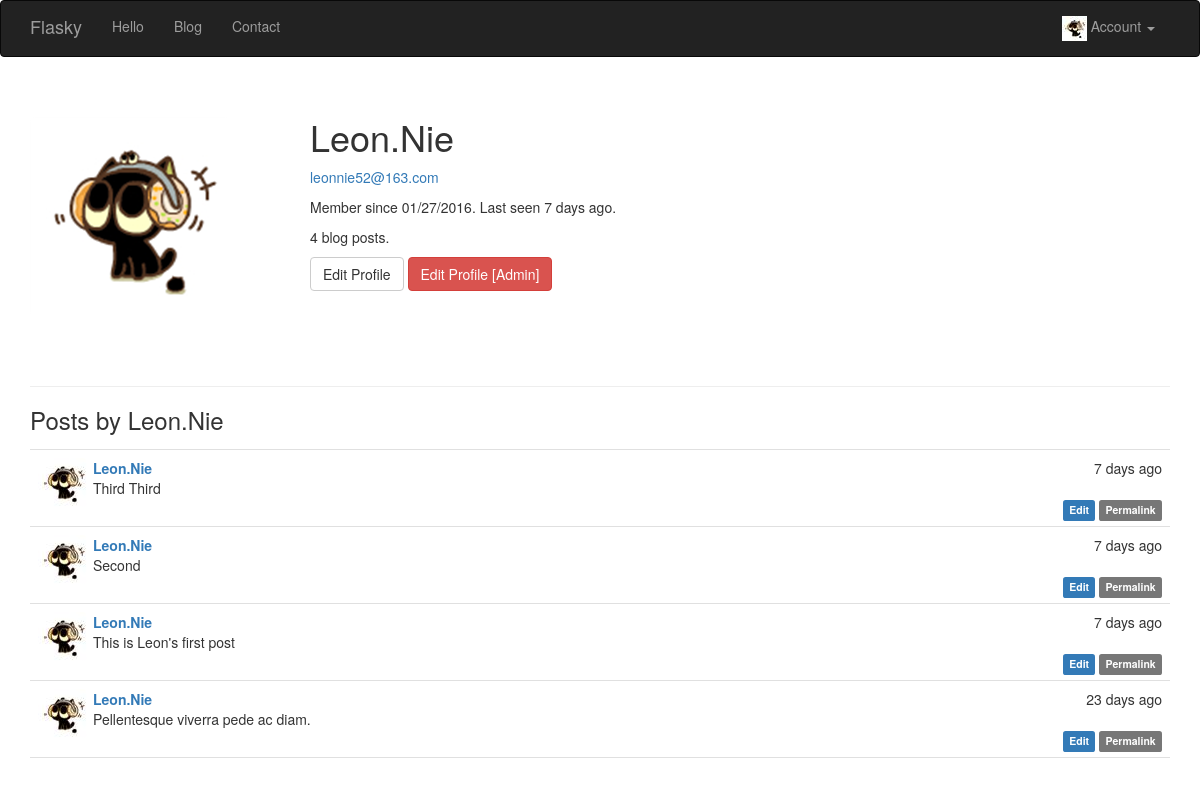
The page /user/Leon.Nie (signed in) on the database as committed earlier.
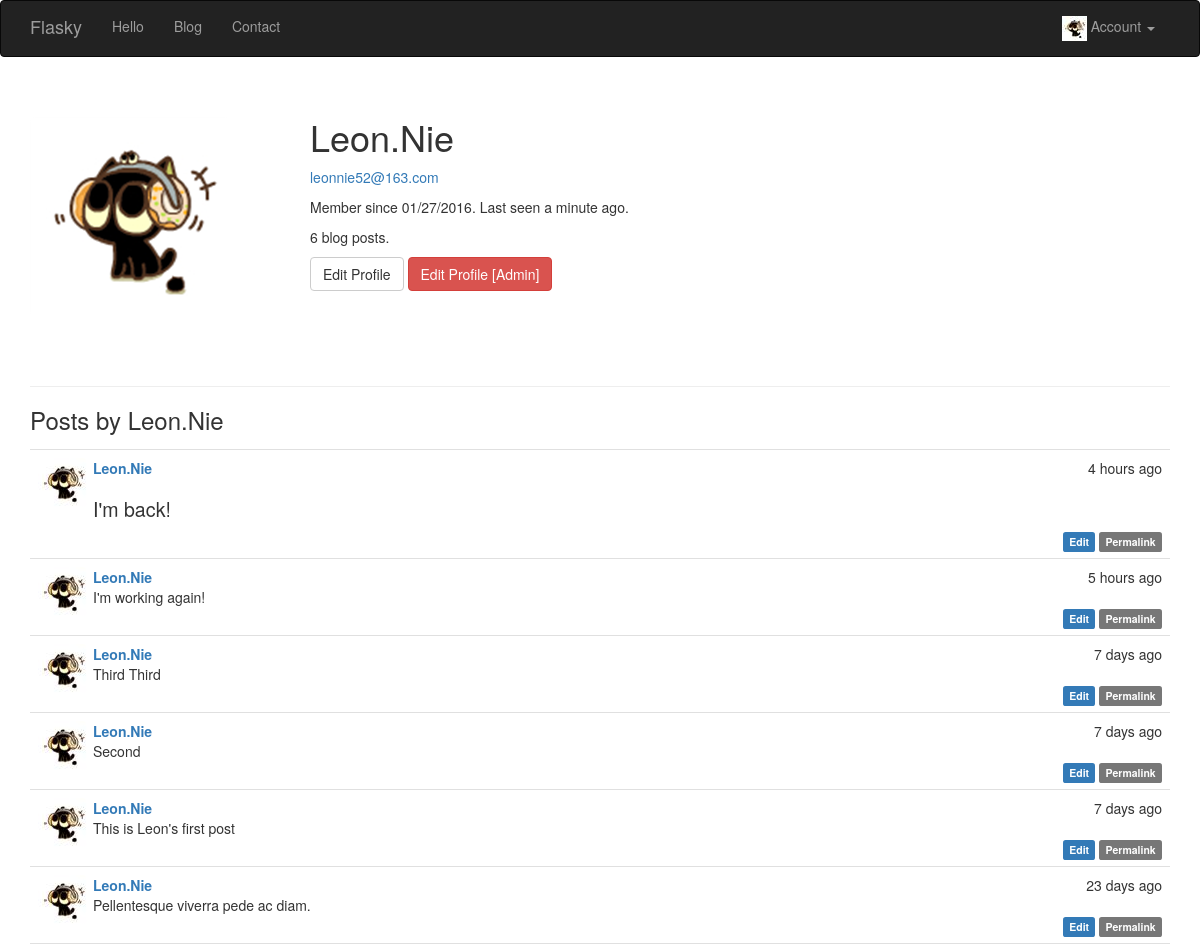
The same page on the database as committed later.
### app/models.py (models this page shows, shortened)
class User(UserMixin, db.Model):
    __tablename__ = 'users'
    id = db.Column(db.Integer, primary_key=True)
    email = db.Column(db.String(64), unique=True, index=True)
    username = db.Column(db.String(64), unique=True, index=True)
    role_id = db.Column(db.Integer, db.ForeignKey('roles.id'))
    password_hash = db.Column(db.String(128))
    confirmed = db.Column(db.BOOLEAN, default=False)
    name = db.Column(db.String(64))
    location = db.Column(db.String(64))
    about_me = db.Column(db.Text())
    Ico = db.Column(db.Integer, default='2')
    member_since = db.Column(db.DateTime(), default=datetime.utcnow)  # 注册时间，db.Column()参数可以接受函数为参数
    last_seen = db.Column(db.DateTime, default=datetime.utcnow)  # 最后登录时间
    posts = db.relationship('Post', backref='author', lazy='dynamic')
    @property
    def password(self):
        raise AttributeError('Password is not a readable attribute')
    def can(self, permissions):
        return self.role.permissions is not None and (self.role.permissions & permissions) == permissions
    def is_administrator(self):
        return self.can(Permission.ADMINISTER)
    def ping(self):
        self.last_seen = datetime.utcnow()
        db.session.add(self)
    def IDIco(self, size='big'):
        if self.Ico is not None:
            if size == "mid":
                url = '../static/avatar/' + str(self.Ico) + '_mid.jpg'
            elif size == "li":
                url = '../static/avatar/' + str(self.Ico) + '_li.jpg'
            else:
                url = '../static/avatar/' + str(self.Ico) + '.jpg'
            return url

class Post(db.Model):
    __tablename__ = 'posts'
    id = db.Column(db.Integer, primary_key=True)
    body = db.Column(db.Text)
    body_html = db.Column(db.Text)
    timestamp = db.Column(db.DateTime, index=True, default=datetime.utcnow)
    author_id = db.Column(db.Integer, db.ForeignKey('users.id'))

### app/main/views.py (the view)
@main.route('/user/<username>')
@login_required
def user(username):
    user = User.query.filter_by(username=username).first()
    if user is None:
        abort(404)
    posts = user.posts.order_by(Post.timestamp.desc()).all()
    return render_template('user.html', user=user, posts=posts)

### app/auth/views.py (called while the page is built)
@auth.before_app_request
def before_request():
    if current_user.is_authenticated:
        current_user.ping()

### app/main/__init__.py (called while the page is built)
@main.app_context_processor
def inject_permissions():
    return dict(Permission=Permission)

### app/models.py (called while the page is built)
@login_manager.user_loader
def load_user(user_id):
    return User.query.get(int(user_id))

### app/templates/user.html (shortened to what this page needs)
{% extends "base.html" %}
{% block page_content %}
    <div class="page-header">
        <img class="img-rounded profile-thumbnail" src="{{ user.IDIco() }}">
        <div class="profile-header">
            <h1>{{ user.username }}</h1>
            {% if current_user.is_administrator() %}
                <p><a href="mailto:{{ user.email }}">{{ user.email }}</a></p>
            {% endif %}
            <p>Member since {{ moment(user.member_since).format('L') }}. Last
                seen {{ moment(user.last_seen).fromNow() }}.</p>
            <p>{{ user.posts.count() }} blog posts.</p>
            <p>
                {% if user == current_user %}
                    <a class="btn btn-default" href="{{ url_for('.edit_profile') }}">Edit Profile</a>
                {% endif %}
                {% if current_user.is_administrator() %}
                    <a class="btn btn-danger" href="{{ url_for('.edit_profile_admin', id=user.id) }}">Edit Profile
                        [Admin]</a>
                {% endif %}
            </p>
        </div>
    </div>
    <h3>Posts by {{ user.username }}</h3>
    {% include '_posts.html' %}
{% endblock %}

### app/templates/base.html (shortened to what this page needs)
{% extends "bootstrap/base.html" %}
{% block head %}
    {{ super() }}
    <link rel="stylesheet" type="text/css" href="{{ url_for('static', filename='styles.css') }}">
{% endblock %}
{% block navbar %}
    <div class="navbar navbar-inverse" role="navigation">
        <div class="container">
            <div class="navbar-header">
                <a class="navbar-brand" href="{{ url_for('main.index') }}">Flasky</a>
            </div>
            <div class="navbar-collapse collapse">
                <ul class="nav navbar-nav">
                    <li><a href="{{ url_for('main.hello') }}">Hello</a></li>
                    <li><a href="{{ url_for('main.blog') }}">Blog</a></li>
                    <li><a href="{{ url_for('main.contact') }}">Contact</a></li>
                </ul>
                <ul class="nav navbar-nav navbar-right">
                    {% if current_user.is_authenticated %}
                        <li class="dropdown">
                            <a href="#" class="dropdown-toggle" data-toggle="dropdown">
                                <img src="{{ current_user.IDIco("li") }}">
                                Account <b class="caret"></b>
                            </a>
                        </li>
                    {% else %}
                        <li><a href="{{ url_for('auth.login') }}">Log In</a></li>
                    {% endif %}
                </ul>
            </div>
        </div>
    </div>
{% endblock %}
{% block content %}
    <div class="container">
        {% block page_content %}{% endblock %}
    </div>
{% endblock %}

### app/templates/_posts.html
<ul class="posts">
    {% for post in posts %}
        <li class="post">
            <div class="post-thumbnail">
                <a href="{{ url_for('.user', username=post.author.username) }}">
                    <img class="img-rounded profile-thumbnail" src="{{ post.author.IDIco('mid') }}">
                </a>
            </div>
            <div class="post-content">
                <div class="post-date">{{ moment(post.timestamp).fromNow() }}</div>
                <div class="post-author">
                    <a href="{{ url_for('.user', username=post.author.username) }}">{{ post.author.username }}</a>
                </div>
                <div class="post-body">
                    {% if post.body_html %}
                        {{ post.body_html|safe }}
                    {% else %}
                        {{ post.body }}
                    {% endif %}
                </div>
                <div class="post-footer">
                    {% if current_user==post.author %}
                    <a href="{{ url_for('.edit',id=post.id) }}">
                        <span class="label label-primary">Edit</span>
                    </a>
                    {% elif current_user.is_administrator() %}
                    <a href="{{ url_for('.edit',id=post.id) }}">
                        <span class="label label-danger">Edit [Admin]</span>
                    </a>
                    {% endif %}
                    <a href="{{ url_for('.post', id=post.id) }}">
                        <span class="label label-default">Permalink</span>
                    </a>
                </div>
            </div>
        </li>
    {% endfor %}
</ul>

### app/static/styles.css (style rules this page uses)
.profile-thumbnail { position: absolute; }
.profile-header { min-height: 260px; margin-left: 280px; }
ul.posts { list-style-type: none; padding: 0px; margin: 16px 0px 0px 0px; border-top: 1px solid #e0e0e0; }
ul.posts li.post { padding: 8px; border-bottom: 1px solid #e0e0e0; }
div.post-date { float: right; }
div.post-author { font-weight: bold; }
div.post-thumbnail { position: absolute; }
div.post-content { margin-left: 55px; min-height: 50px; }
div.post-footer { text-align: right; }
.post-body h1 { font-size: 140%; }

Rows that differ between the two databases and show on the page:
changed User "Leon.Nie": last_seen "7 days ago" → "a minute ago"
added Post: timestamp "4 hours ago", author.username "Leon.Nie", body_html "I'm back!"
added Post: timestamp "5 hours ago", author.username "Leon.Nie", body "I'm working again!"
Other text that changed with them:
{{ user.posts.count() }}: "4" → "6"
